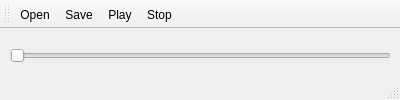
<?xml version="1.0" encoding="UTF-8"?>
<ui version="4.0">
 <class>MainWindow</class>
 <widget class="QMainWindow" name="MainWindow">
  <property name="geometry">
   <rect>
    <x>0</x>
    <y>0</y>
    <width>400</width>
    <height>100</height>
   </rect>
  </property>
  <property name="sizePolicy">
   <sizepolicy hsizetype="Fixed" vsizetype="Fixed">
    <horstretch>0</horstretch>
    <verstretch>0</verstretch>
   </sizepolicy>
  </property>
  <property name="minimumSize">
   <size>
    <width>400</width>
    <height>100</height>
   </size>
  </property>
  <property name="maximumSize">
   <size>
    <width>400</width>
    <height>100</height>
   </size>
  </property>
  <property name="windowTitle">
   <string>多成中醫 - 請選擇音樂文件</string>
  </property>
  <widget class="QWidget" name="centralWidget">
   <property name="sizePolicy">
    <sizepolicy hsizetype="Fixed" vsizetype="Fixed">
     <horstretch>0</horstretch>
     <verstretch>0</verstretch>
    </sizepolicy>
   </property>
   <widget class="QSlider" name="songSlider">
    <property name="geometry">
     <rect>
      <x>10</x>
      <y>17</y>
      <width>381</width>
      <height>19</height>
     </rect>
    </property>
    <property name="tracking">
     <bool>false</bool>
    </property>
    <property name="orientation">
     <enum>Qt::Horizontal</enum>
    </property>
   </widget>
  </widget>
  <widget class="QMenuBar" name="menuBar">
   <property name="geometry">
    <rect>
     <x>0</x>
     <y>0</y>
     <width>400</width>
     <height>19</height>
    </rect>
   </property>
  </widget>
  <widget class="QToolBar" name="playerToolBar">
   <attribute name="toolBarArea">
    <enum>TopToolBarArea</enum>
   </attribute>
   <attribute name="toolBarBreak">
    <bool>false</bool>
   </attribute>
   <addaction name="actionOpen"/>
   <addaction name="actionSave"/>
   <addaction name="actionPlay"/>
   <addaction name="actionStop"/>
  </widget>
  <widget class="QStatusBar" name="statusBar"/>
  <action name="actionPlay">
   <property name="text">
    <string>Play</string>
   </property>
  </action>
  <action name="actionStop">
   <property name="text">
    <string>Stop</string>
   </property>
   <property name="toolTip">
    <string>Stop</string>
   </property>
  </action>
  <action name="actionOpen">
   <property name="text">
    <string>Open</string>
   </property>
   <property name="toolTip">
    <string>Open</string>
   </property>
  </action>
  <action name="actionSave">
   <property name="text">
    <string>Save</string>
   </property>
   <property name="toolTip">
    <string>Save</string>
   </property>
  </action>
 </widget>
 <layoutdefault spacing="6" margin="11"/>
 <resources/>
 <connections/>
</ui>
